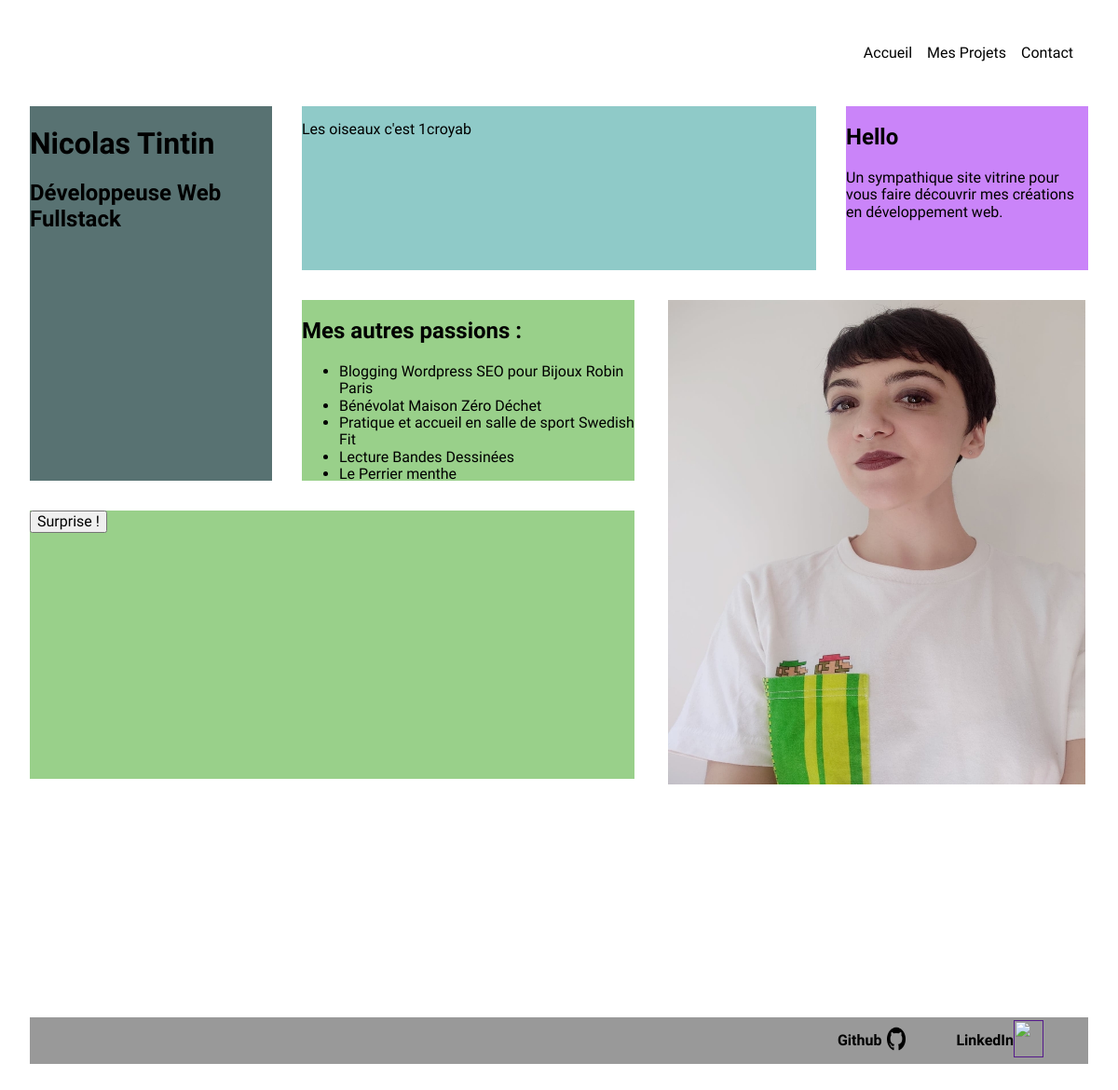
Before: / with the older database file.
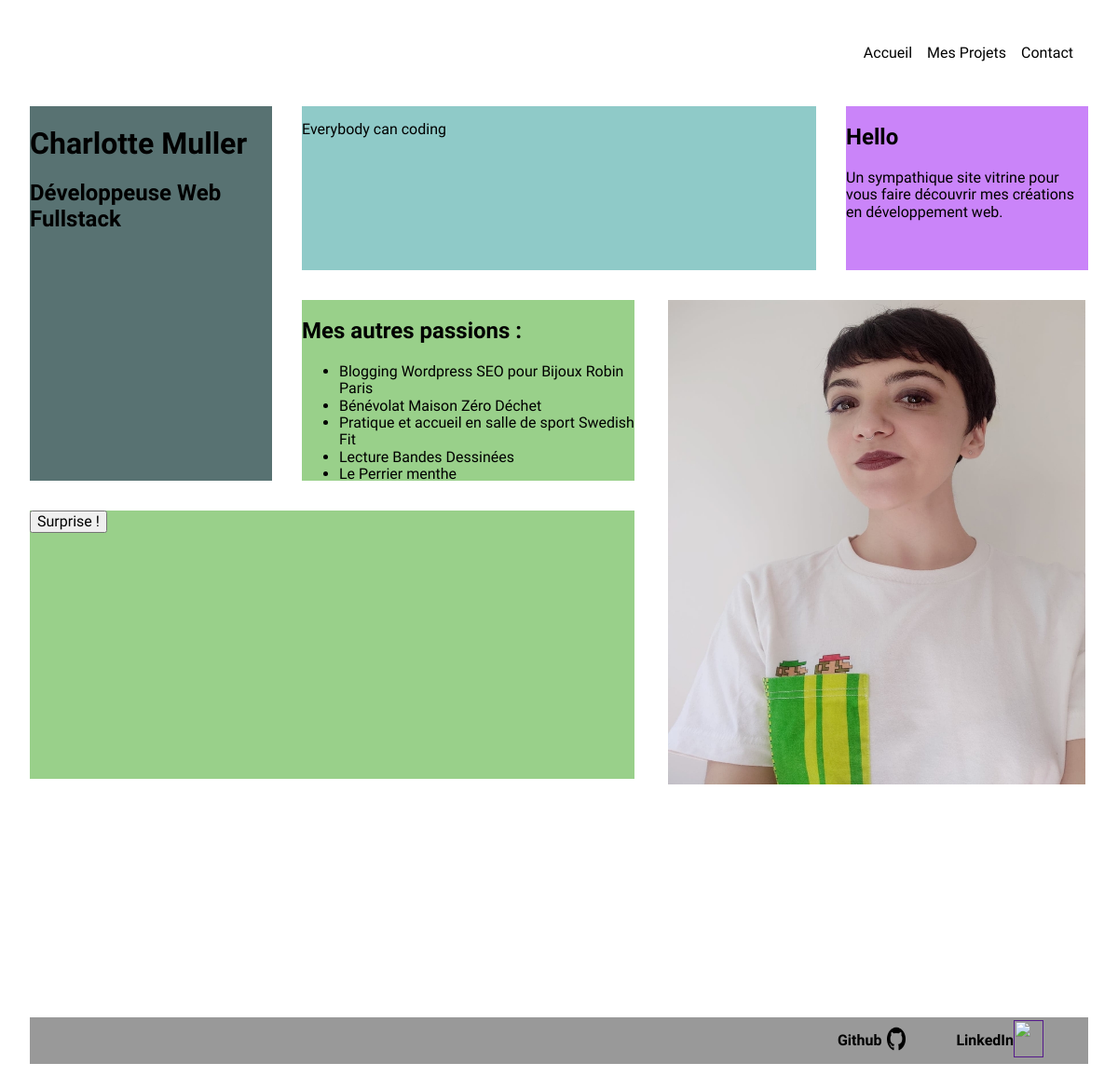
After: the same page with the newer database file.
### tables this page shows
CREATE TABLE `accueil` (
  `id_accueil` int(11) NOT NULL,
  `nomprofil` varchar(500) NOT NULL,
  `claim` varchar(500) NOT NULL,
  `intro` text NOT NULL,
  `iduu` text NOT NULL
);

### index.php (called while the page is built)
<?php
include "config.php";
include $_dossier_template  . "accueil.php";

### config.php (called while the page is built, shortened)
<?php
$_dossier_template = "template/site2020/";

### template/site2020/accueil.php (the view, shortened to what this page needs)
<?php include "include/head.php";
    global $bdd;
    $query = $bdd -> prepare("SELECT * from accueil where iduu = :iduu");
    $query -> execute([":iduu" => "TEXT_ACCUEIL"]);
    $val = $query ->  fetchAll(PDO::FETCH_ASSOC);
?>
<section class="header bg-sapin">
    <h1><?php echo $_SESSION["prenomNom"] ?></h1>
    <h2>Développeuse Web Fullstack</h2>
</section>
<div class="claim bg-bleu">
    <p><?php echo $val[0]["claim"] ?></p>
</div>
<div class="hello bg-violet">
    <h2>Hello</h2>
    <p><?php echo $val[0]["intro"] ?></p>
</div>
<div class="hobbies bg-vert">
    <h2>Mes autres passions :</h2>
    <ul>
        <li>Blogging Wordpress SEO pour Bijoux Robin Paris</li>
        <li>Bénévolat Maison Zéro Déchet</li>
        <li>Pratique et accueil en salle de sport Swedish Fit</li>
        <li>Lecture Bandes Dessinées</li>
        <li>Le Perrier menthe</li>
    </ul>
</div>
<div class="profil-pix-bloc">
    <img class="profil-pix" src="<?php echo $_dossier_template ?>img/photo_profil.jpg" alt="">
</div>
<div class="surprise bg-vert">
    <button class="randomquote" title="🔨 en cours 🔨">Surprise !</button>
</div>
<?php include "include/footer.php"?>

Changed rows visible on the page:
changed accueil: claim "Les oiseaux c'est 1croyab" → "Everybody can coding"
Other visible differences:
$_SESSION["prenomNom"]: "Nicolas Tintin" → "Charlotte Muller"
